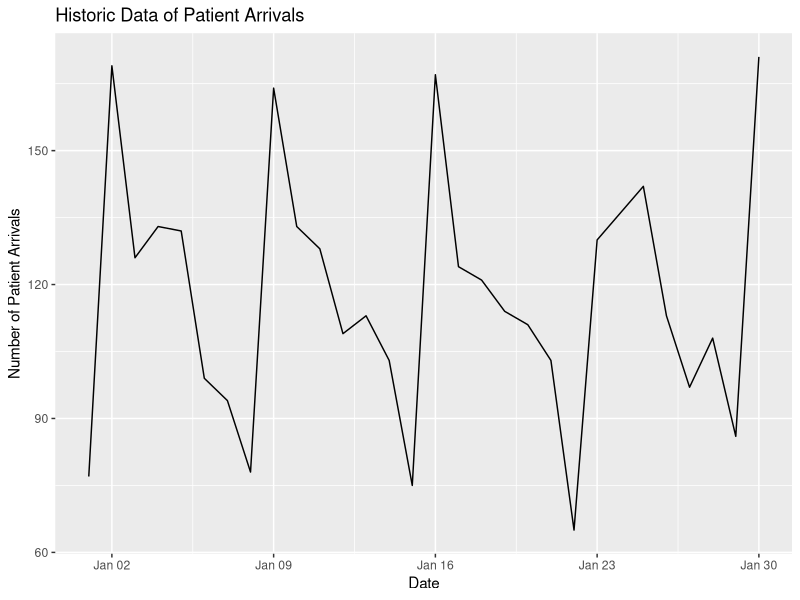
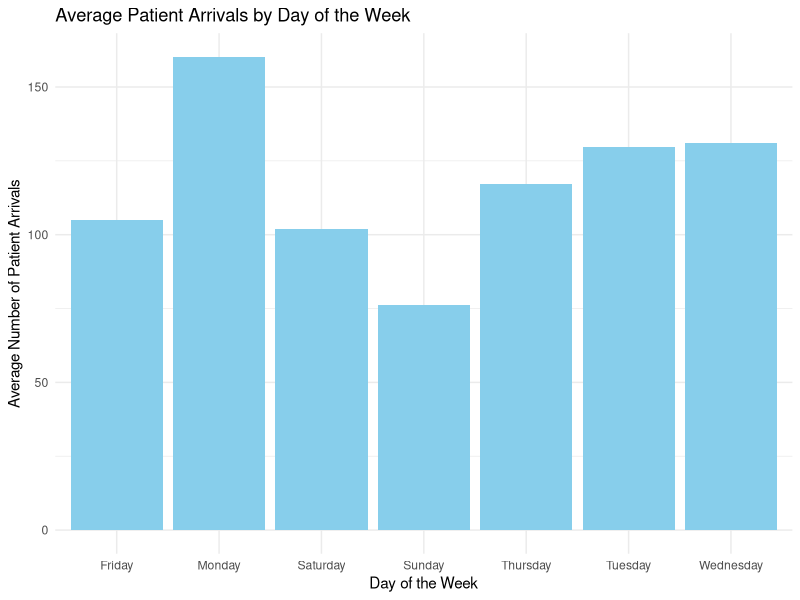
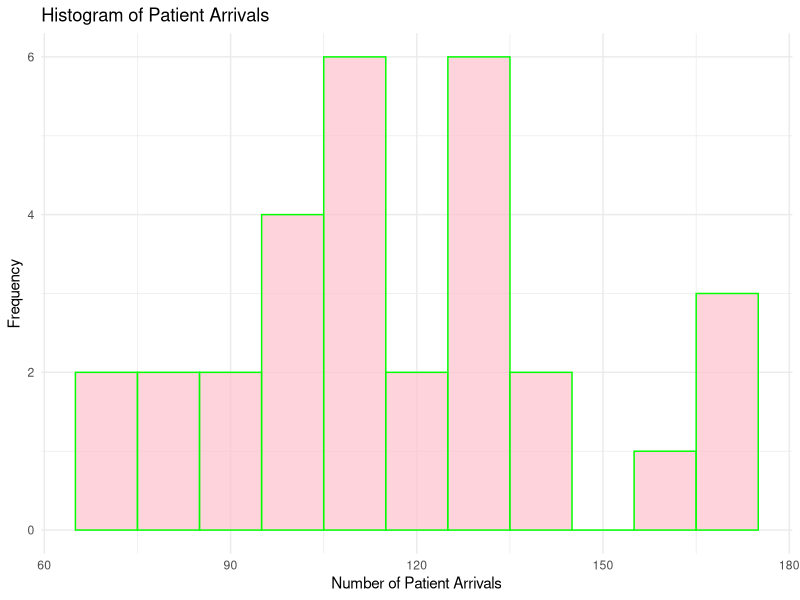
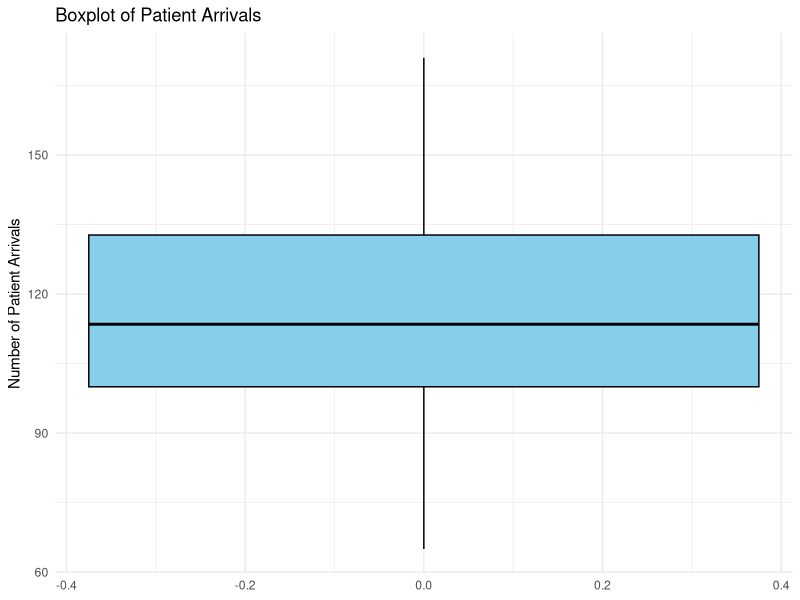
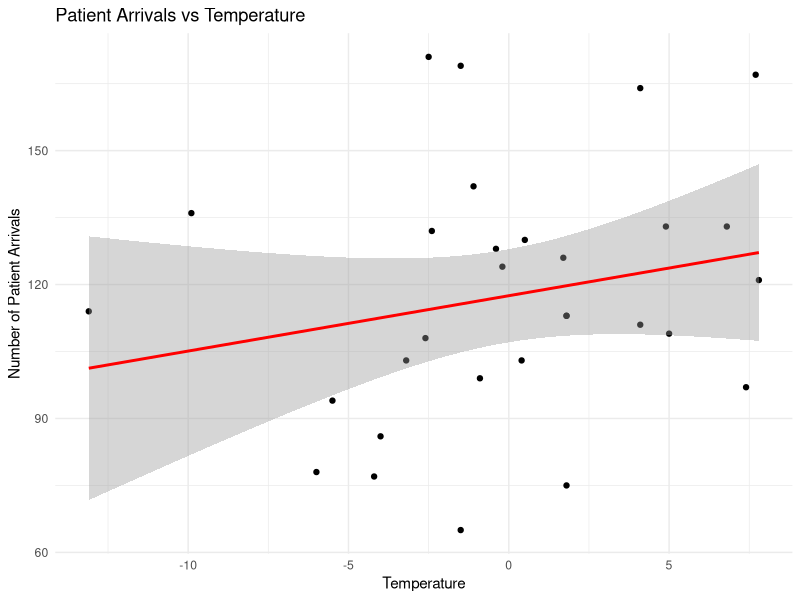
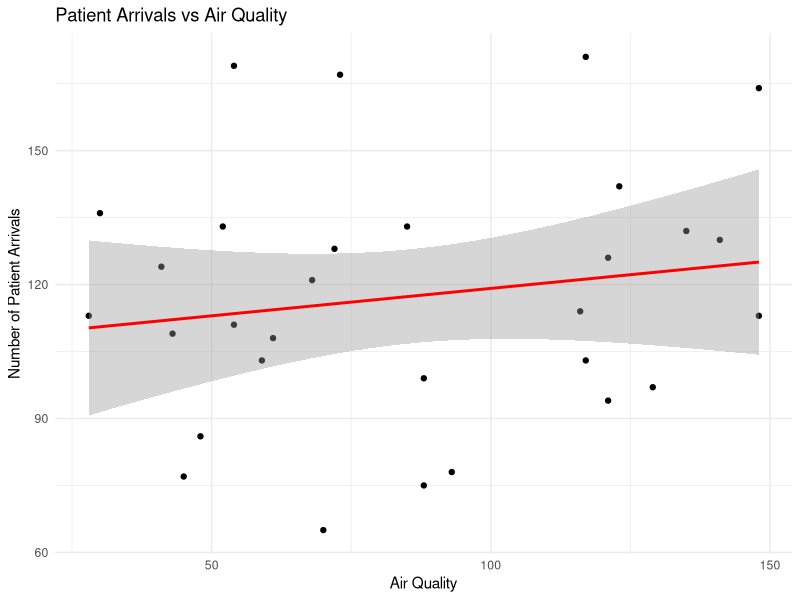
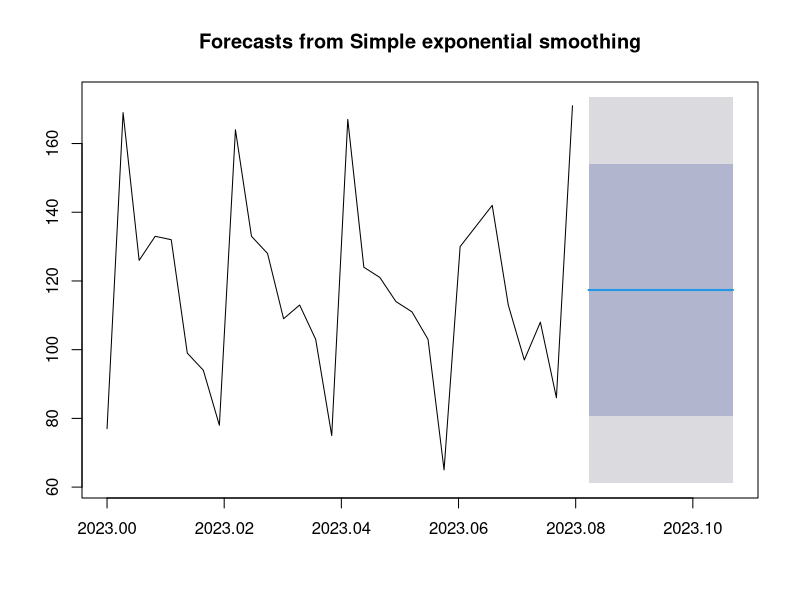
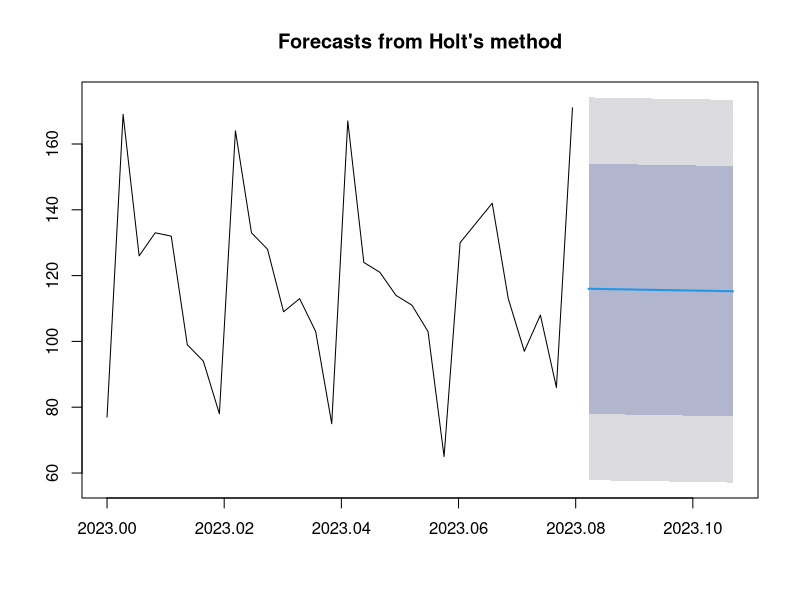

These charts were generated, in order, by the following R code:
#  Forecasting Hospital Emergency Room Patient Arrivals

# Load the necessary libraries
# Install the libraries if they are not already installed
#install.packages("ggplot2")
#install.packages("forecast")
#install.packages("tidyverse")
library(ggplot2)
library(forecast)
library(tidyverse)

# Load the data into a dataframe called 'patient_data'
# This assumes the CSV file is in the working directory
patient_data <- read.csv("Emergency_room_data.csv")

# View the first 6 records in the dataframe to understand its structure
head(patient_data)

# Check the number of columns and rows in the dataframe
ncol(patient_data)  # Number of columns
nrow(patient_data)  # Number of rows

# Get a summary of the dataframe to see statistics and data types
summary(patient_data)

# Convert the 'Date' column from character type to Date type for time series analysis
patient_data$Date <- as.Date(patient_data$Date, format="%m/%d/%Y")

# Check the summary again to confirm that the 'Date' column is now in Date format
summary(patient_data$Date)
summary(patient_data)

# Check for any missing values (NA) in the dataframe
sum(is.na(patient_data))

# Question 1: Plot the historic data and analyze the trend

# Plot the patient arrival data over time
historic_data_of_patient_arrivals <- ggplot(patient_data, aes(x=Date, y=PatientArrivals)) +
  geom_line() +
  labs(title="Historic Data of Patient Arrivals", x="Date", y="Number of Patient Arrivals")
print(historic_data_of_patient_arrivals)

# Analyze the trend in patient arrivals
# Observations:
# - The number of patient arrivals fluctuates significantly throughout the month
# - There is no clear upward or downward trend
# - Periodic cycles might be present

# Aggregate data by day of the week to see weekly patterns
weekly_data <- patient_data %>%
  group_by(DayOfWeek) %>%
  summarise(AverageArrivals = mean(PatientArrivals))

# Plot the average patient arrivals for each day of the week
bar_plot <- ggplot(weekly_data, aes(x=DayOfWeek, y=AverageArrivals)) +
  geom_bar(stat="identity", fill="skyblue") +
  labs(title="Average Patient Arrivals by Day of the Week", x="Day of the Week", y="Average Number of Patient Arrivals") +
  theme_minimal()
print(bar_plot)

# Observation from the plot:
# - Patient arrivals peak at the start of the week (Monday) and gradually decline towards the weekend

# Question 2: Analyze the demand with descriptive statistics (mean, median, standard deviation), histogram, and boxplot

# Calculate mean, median, and standard deviation of patient arrivals
mean_of_patient_arrivals <- mean(patient_data$PatientArrivals)
median_of_patient_arrivals <- median(patient_data$PatientArrivals)
sd_of_patient_arrivals <- sd(patient_data$PatientArrivals)

mean_of_patient_arrivals  # Print mean
median_of_patient_arrivals  # Print median
sd_of_patient_arrivals  # Print standard deviation

# Create a histogram to visualize the distribution of patient arrivals
histogram <- ggplot(patient_data, aes(x=PatientArrivals)) +
  geom_histogram(binwidth=10, fill="pink", color="green", alpha=0.7) +
  labs(title="Histogram of Patient Arrivals", x="Number of Patient Arrivals", y="Frequency") +
  theme_minimal()
print(histogram)

# Histogram Analysis:
# - Most patient arrivals fall between 110-120
# - Some days have significantly fewer or more patients, with a few unusually busy days around 170

# Create a boxplot to show the spread and outliers of patient arrivals
patient_boxplot <- ggplot(patient_data, aes(y=PatientArrivals)) +
  geom_boxplot(fill="skyblue", color="black") +
  labs(title="Boxplot of Patient Arrivals", y="Number of Patient Arrivals") +
  theme_minimal()
print(patient_boxplot)

# Boxplot Analysis:
# - Most days have between 90 and 140 patient arrivals
# - The middle value (median) is around 120
# - The overall range of patient arrivals is from about 70 to 160

# Question 3: Determine if there is a correlation between the arrival of patients and temperature, and Air Quality

# Calculate the correlation between patient arrivals and temperature
cor_temp <- cor(patient_data$PatientArrivals, patient_data$Temperature)

# Calculate the correlation between patient arrivals and air quality
cor_air_quality <- cor(patient_data$PatientArrivals, patient_data$Air_quality)

# Print the correlation coefficients
cat("Correlation between Patient Arrivals and Temperature:", cor_temp, "\n")
cat("Correlation between Patient Arrivals and Air Quality:", cor_air_quality, "\n")

# Create a scatter plot to show the relationship between temperature and patient arrivals
plot_temp <- ggplot(patient_data, aes(x=Temperature, y=PatientArrivals)) +
  geom_point() +
  geom_smooth(method="lm", col="red") +
  labs(title="Patient Arrivals vs Temperature", x="Temperature", y="Number of Patient Arrivals") +
  theme_minimal()
print(plot_temp)

# Create a scatter plot to show the relationship between air quality and patient arrivals
plot_air_quality <- ggplot(patient_data, aes(x=Air_quality, y=PatientArrivals)) +
  geom_point() +
  geom_smooth(method="lm", col="red") +
  labs(title="Patient Arrivals vs Air Quality", x="Air Quality", y="Number of Patient Arrivals") +
  theme_minimal()
print(plot_air_quality)

# Analysis from the plots:
# - There is a very slight positive correlation between temperature and patient arrivals
# - There is a very slight positive correlation between air quality and patient arrivals
# - These correlations suggest minor impacts from temperature and air quality on patient arrivals

# Question 4: Apply exponential smoothing methods (simple, holt, winters) to calculate the forecast. Decide on the best model based on error measures.

# Convert the data into time series format for forecasting
patient_time_series <- ts(patient_data$PatientArrivals, start=c(2023, 1), frequency=365)
print(patient_time_series)

# Apply Simple Exponential Smoothing (SES) to the time series data
simple_exponential_smoothing_model <- ses(patient_time_series)

# Print summary of the SES model
summary(simple_exponential_smoothing_model)

# Plot the SES forecast
plot(simple_exponential_smoothing_model)

# Apply Holt's Linear Trend Model to the time series data
holt_model <- holt(patient_time_series)

# Print summary of the Holt model
summary(holt_model)

# Plot the Holt forecast
plot(holt_model)

# Holt-Winters Seasonal Model is not applied due to insufficient data for seasonality

# Compare models based on error measures to decide the best model
# Calculate accuracy measures for each model
ses_accuracy <- accuracy(simple_exponential_smoothing_model)
print("SES Model Accuracy:")
print(ses_accuracy)

holt_accuracy <- accuracy(holt_model)
print("Holt Model Accuracy:")
print(holt_accuracy)

# Determine the best model based on RMSE (Root Mean Squared Error)
best_model <- ifelse(ses_accuracy[,"RMSE"] < holt_accuracy[,"RMSE"], "SES", "Holt")
cat("The best model is:", best_model, "\n")

# Question 5: Calculate the forecast for the next 10 days, based on the selected method (Holt's model)

# Forecast for the next 10 days using Holt's model
forecast_values <- forecast(holt_model, h=10)
print(forecast_values)

# Plot the forecasted values for the next 10 days
plot(forecast_values)

# Extract forecast components for detailed plotting
forecast_df <- data.frame(
  Date = seq.Date(from = as.Date("2023-01-01"), by = "day", length.out = length(patient_time_series) + 10)[-(1:length(patient_time_series))],
  Point.Forecast = as.numeric(forecast_values$mean),
  Lo.80 = as.numeric(forecast_values$lower[, 1]),
  Hi.80 = as.numeric(forecast_values$upper[, 1]),
  Lo.95 = as.numeric(forecast_values$lower[, 2]),
  Hi.95 = as.numeric(forecast_values$upper[, 2])
)

# Create a dataframe for historic data
historic_df <- data.frame(
  Date = seq.Date(from = as.Date("2023-01-01"), by = "day", length.out = length(patient_time_series)),
  PatientArrivals = as.numeric(patient_time_series)
)

# Plot the historic and forecast values together
ggplot() +
  geom_line(data=historic_df, aes(x=Date, y=PatientArrivals), color="black") +
  geom_line(data=forecast_df, aes(x=Date, y=Point.Forecast), color="skyblue") +
  geom_ribbon(data=forecast_df, aes(x=Date, ymin=Lo.80, ymax=Hi.80), fill="skyblue", alpha=0.2) +
  geom_ribbon(data=forecast_df, aes(x=Date, ymin=Lo.95, ymax=Hi.95), fill="skyblue", alpha=0.1) +
  labs(title="Historic and Forecasted Patient Arrivals", x="Date", y="Number of Patient Arrivals") +
  theme_minimal()
